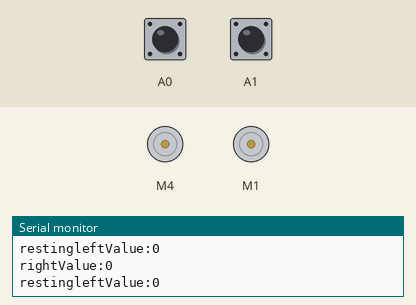
Simulated run of this sketch. Board: Arduino Uno, built with avr-gcc and run on an emulated ATmega328P. Shown: 2 × DC motor (green arrow = forward, orange = backward, longer = faster), the last lines printed to the serial monitor. Inputs (shaded band) come from the test bench; at power-on: A0 LOW, A1 LOW.

Above: at 1.2 s.
1.3 s: A0 driven HIGH
At 2.4 s:
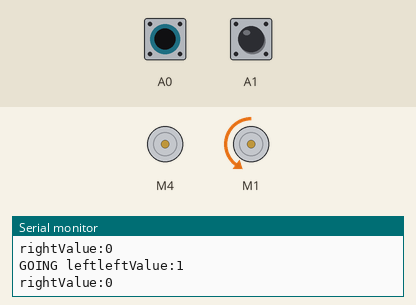
2.8 s: A0 driven LOW
At 3.4 s:
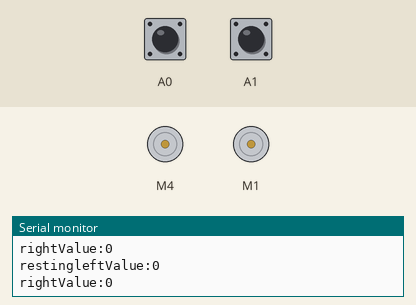
5.8 s: A1 driven HIGH
At 7.0 s:
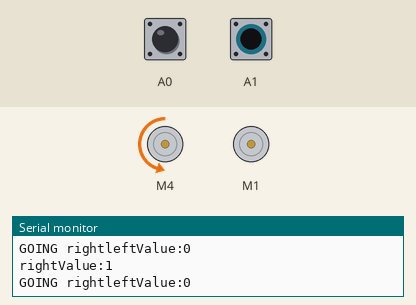
7.3 s: A1 driven LOW
At 8.4 s:
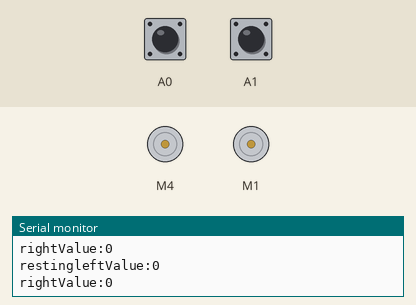
8.8 s: A0 pulsed HIGH 5 times (0.12 s each, 0.3 s apart)
At 9.05 s:
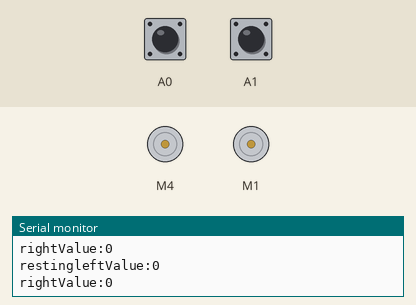
13.3 s: A1 pulsed HIGH 2 times (0.12 s each, 0.3 s apart)
At 13.54 s:
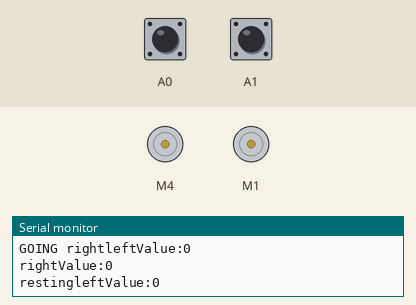
Timing chart, 0 to 16.3 s (numbered marks = the images above; inputs shaded):
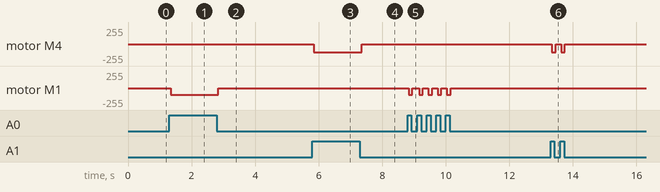

The sketch:

ObstacleFollowingRobot.ino
```cpp
#include<AFMotor.h>
AF_DCMotor left(4);
AF_DCMotor right(1);
int leftValue;
int rightValue;
void setup() {
  // put your setup code here, to run once:
  Serial.begin(9600);
  left.setSpeed(120);
  right.setSpeed(100);
}

void loop() {
  leftValue = digitalRead(A0);
  rightValue = digitalRead(A1);
  // put your main code here, to run repeatedly:
  Serial.print("leftValue:");
  Serial.println(leftValue);
  Serial.print("rightValue:");
  Serial.println(rightValue);
  //delay(500);

  if (leftValue) {
    left.run(RELEASE);
    right.run(BACKWARD);
    Serial.print("GOING left");
  }
   else if (rightValue) {
    left.run(BACKWARD);
    right.run(RELEASE);
    Serial.print("GOING right");
  }
 else  {
    left.run(RELEASE);
    right.run(RELEASE);
    Serial.print("resting");

  }

}
```

Measured:
- after the input at 1.3 s, motor M1: stopped → backward 100/255 at once
- after the input at 2.8 s, motor M1: backward 100/255 → stopped at once
- after the input at 5.8 s, motor M4: stopped → backward 120/255 after 0.05 s
- after the input at 7.3 s, motor M4: backward 120/255 → stopped after 0.05 s
- after the input at 8.8 s, motor M1: alternates backward 100/255 for 0.12 s and stopped for 0.18 s, 10 changes in all, then stays stopped, starting at once
- after the input at 13.3 s, motor M4: alternates backward 120/255 for 0.12 s and stopped for 0.18 s, 4 changes in all, then stays stopped, starting at once
